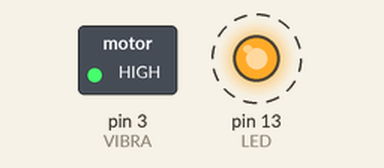
A sketch run on a simulated Arduino Uno, built with avr-gcc and run on an emulated ATmega328P. Parts: switched loads named in the sketch (green lamp = pin HIGH), output pins drawn as LEDs (lit = HIGH). Dashed ring = blinking.

Above: at 0.5 s.
Timing chart, 0 to 4.6 s (numbered marks = the images above):
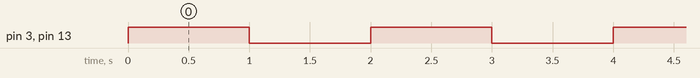

The sketch:

first_test.ino
```cpp
#define LED 13
#define VIBRA 3

void setup() {
  pinMode(LED, OUTPUT);
  pinMode(VIBRA, OUTPUT);
  digitalWrite(LED,LOW);
  digitalWrite(VIBRA,LOW);
}

void loop() {
  digitalWrite(LED, HIGH);
  digitalWrite(VIBRA, HIGH);
  delay(1000);
  digitalWrite(LED, LOW);
  digitalWrite(VIBRA, LOW);
  delay(1000);
}
```

Measured:
- by itself, pin 3 (VIBRA), pin 13 (LED): alternates HIGH for 1.0 s and LOW for 1.0 s
